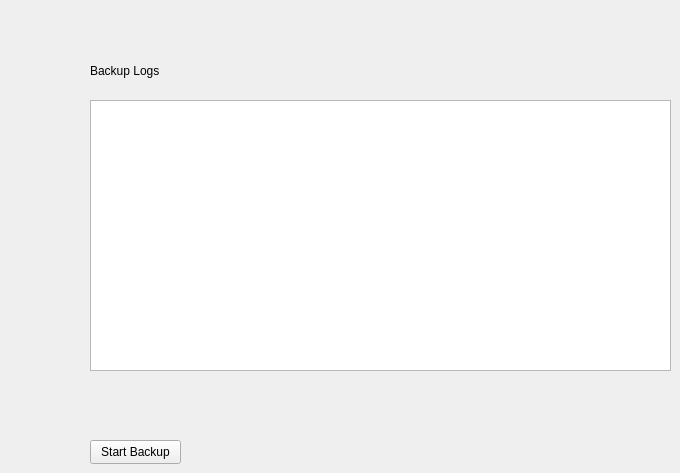
                   <widget class="QWidget" name="page_5">
                    <widget class="QLabel" name="label_13">
                     <property name="geometry">
                      <rect>
                       <x>90</x>
                       <y>50</y>
                       <width>261</width>
                       <height>41</height>
                      </rect>
                     </property>
                     <property name="frameShape">
                      <enum>QFrame::NoFrame</enum>
                     </property>
                     <property name="lineWidth">
                      <number>4</number>
                     </property>
                     <property name="midLineWidth">
                      <number>1</number>
                     </property>
                     <property name="text">
                      <string>Backup Logs</string>
                     </property>
                     <property name="textFormat">
                      <enum>Qt::PlainText</enum>
                     </property>
                     <property name="wordWrap">
                      <bool>true</bool>
                     </property>
                    </widget>
                    <widget class="QPlainTextEdit" name="textOutputBackupLogs">
                     <property name="geometry">
                      <rect>
                       <x>90</x>
                       <y>100</y>
                       <width>581</width>
                       <height>271</height>
                      </rect>
                     </property>
                     <property name="readOnly">
                      <bool>true</bool>
                     </property>
                    </widget>
                    <widget class="QPushButton" name="button_StartBackup">
                     <property name="geometry">
                      <rect>
                       <x>90</x>
                       <y>440</y>
                       <width>91</width>
                       <height>24</height>
                      </rect>
                     </property>
                     <property name="text">
                      <string>Start Backup</string>
                     </property>
                     <property name="checkable">
                      <bool>true</bool>
                     </property>
                    </widget>
                   </widget>
